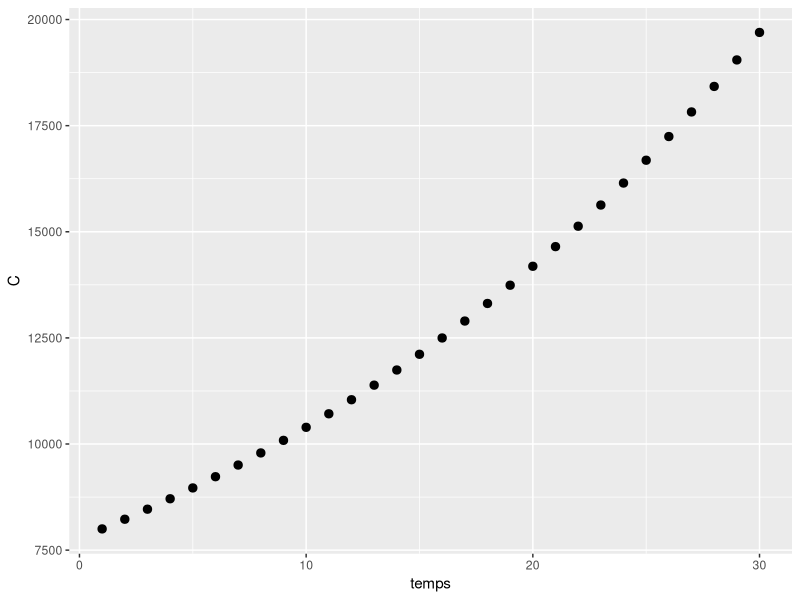

The R script that drew this image:
## ---- chunk 1
knitr::opts_chunk$set(echo = TRUE, cache = TRUE)
library(ggplot2) ## For ggplot
rm(list = ls())

## ---- chunk 2
  
temps <- seq(1,30)
r <- 0.038
C_0 <- 8000
D_0 <- 6000
C <- rep(0,30)
C[1] <- C_0
D <- rep(0,30)
D[1] <- 6000
for (i in 1:29){
    C[i+1]<-(1+r)^i*D_0+2000
}
for (i in 1:29){
  D[i+1]<-C[i+1]-2000
}
data_C <- data.frame(C,temps)
library(ggplot2)

sp <- ggplot(data_C, aes(x = temps, y = C))+ 
  geom_point(size=2.5,label="C") 

sp
